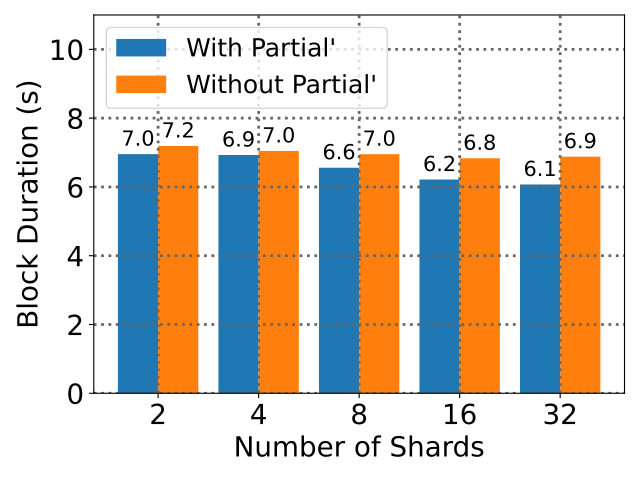

Generate this figure with Python:
import util
import matplotlib
import matplotlib.pyplot as plt
import numpy as np
import pandas as pd
import sys

plt.grid(True, color='#666666', linestyle = ":", linewidth = "2")

shards = [2,4,8,16,32]

to1 = []
to2 = []
for member_cnt in [4]:
    for shard_cnt in shards:
        logdir = "meepo128/"+str(shard_cnt)+"x"+str(member_cnt)+"_shop_"
        block_duration = util.get_block_duration(logdir)
        to1.append(block_duration)
        print(shard_cnt, member_cnt, block_duration)

        logdir = "meepo128/"+str(shard_cnt)+"x"+str(member_cnt)+"_shop2_"
        block_duration = util.get_block_duration(logdir)
        to2.append(block_duration)
        print(shard_cnt, member_cnt, block_duration)


labels = ['2', '4', '8', '16', '32']

def autolabel(rects):
    """Attach a text label above each bar in *rects*, displaying its height."""
    for rect in rects:
        height = rect.get_height()
        plt.annotate('{:.1f}'.format(height),
                    xy=(rect.get_x() + rect.get_width() / 2, height),
                    xytext=(0, 3),  # 3 points vertical offset
                    textcoords="offset points",
                    # weight="semibold",
                    ha='center', va='bottom', fontsize=15)


x = np.arange(len(labels))  # the label locations
width = 0.4  # the width of the bars


rects1 = plt.bar(x - 0.5*width, to1, width, label='With Partial\'')
rects2 = plt.bar(x + 0.5*width, to2, width, label='Without Partial\'')

autolabel(rects1)
autolabel(rects2)

# Add some text for labels, title and custom x-axis tick labels, etc.
plt.ylabel('Block Duration (s)', fontsize=20)
plt.xlabel('Number of Shards', fontsize=20)
plt.xticks(ticks=x, labels=labels, fontsize=20)
plt.yticks(fontsize=20)
plt.ylim(0, 11)
plt.legend(loc=2, ncol=1, fontsize=18)#图例及位置： 1右上角，2 左上角 loc函数可不写 0为最优 ncol为标签有几列

plt.tight_layout()

import sys
plt.savefig(sys.argv[0][:-3]+".pdf")
plt.savefig("png/"+sys.argv[0][:-3]+".png")
